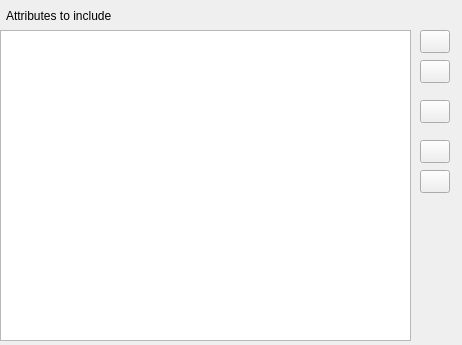
<?xml version="1.0" encoding="UTF-8"?>
<ui version="4.0">
 <class>widgetAttributes</class>
 <widget class="QWidget" name="widgetAttributes">
  <property name="geometry">
   <rect>
    <x>0</x>
    <y>0</y>
    <width>462</width>
    <height>345</height>
   </rect>
  </property>
  <property name="windowTitle">
   <string>Form</string>
  </property>
  <widget class="QTreeView" name="tree_attributes">
   <property name="geometry">
    <rect>
     <x>0</x>
     <y>30</y>
     <width>411</width>
     <height>311</height>
    </rect>
   </property>
  </widget>
  <widget class="QLabel" name="lb_attributes">
   <property name="geometry">
    <rect>
     <x>6</x>
     <y>0</y>
     <width>141</width>
     <height>31</height>
    </rect>
   </property>
   <property name="text">
    <string>Attributes to include</string>
   </property>
  </widget>
  <widget class="QWidget" name="widget_attribute_buttons" native="true">
   <property name="geometry">
    <rect>
     <x>420</x>
     <y>30</y>
     <width>31</width>
     <height>171</height>
    </rect>
   </property>
   <widget class="QPushButton" name="btn_range">
    <property name="geometry">
     <rect>
      <x>0</x>
      <y>70</y>
      <width>30</width>
      <height>23</height>
     </rect>
    </property>
    <property name="toolTip">
     <string>Edit Grouping</string>
    </property>
    <property name="text">
     <string/>
    </property>
    <property name="icon">
     <iconset resource="resources/SIDDResource.qrc">
      <normaloff>:/imgs/icons/cog.png</normaloff>:/imgs/icons/cog.png</iconset>
    </property>
   </widget>
   <widget class="QPushButton" name="btn_move_up">
    <property name="geometry">
     <rect>
      <x>0</x>
      <y>30</y>
      <width>30</width>
      <height>23</height>
     </rect>
    </property>
    <property name="toolTip">
     <string>Move up</string>
    </property>
    <property name="text">
     <string/>
    </property>
    <property name="icon">
     <iconset resource="resources/SIDDResource.qrc">
      <normaloff>:/imgs/icons/arrow_up.png</normaloff>:/imgs/icons/arrow_up.png</iconset>
    </property>
   </widget>
   <widget class="QPushButton" name="btn_move_bottom">
    <property name="geometry">
     <rect>
      <x>0</x>
      <y>140</y>
      <width>30</width>
      <height>23</height>
     </rect>
    </property>
    <property name="toolTip">
     <string>Move to Bottom</string>
    </property>
    <property name="text">
     <string/>
    </property>
    <property name="icon">
     <iconset resource="resources/SIDDResource.qrc">
      <normaloff>:/imgs/icons/arrow_bottom.png</normaloff>:/imgs/icons/arrow_bottom.png</iconset>
    </property>
   </widget>
   <widget class="QPushButton" name="btn_move_down">
    <property name="geometry">
     <rect>
      <x>0</x>
      <y>110</y>
      <width>30</width>
      <height>23</height>
     </rect>
    </property>
    <property name="toolTip">
     <string>Move Down</string>
    </property>
    <property name="text">
     <string/>
    </property>
    <property name="icon">
     <iconset resource="resources/SIDDResource.qrc">
      <normaloff>:/imgs/icons/arrow_down.png</normaloff>:/imgs/icons/arrow_down.png</iconset>
    </property>
   </widget>
   <widget class="QPushButton" name="btn_move_top">
    <property name="geometry">
     <rect>
      <x>0</x>
      <y>0</y>
      <width>30</width>
      <height>23</height>
     </rect>
    </property>
    <property name="toolTip">
     <string>Move to Top</string>
    </property>
    <property name="text">
     <string/>
    </property>
    <property name="icon">
     <iconset resource="resources/SIDDResource.qrc">
      <normaloff>:/imgs/icons/arrow_top.png</normaloff>:/imgs/icons/arrow_top.png</iconset>
    </property>
   </widget>
  </widget>
 </widget>
 <resources>
  <include location="resources/SIDDResource.qrc"/>
 </resources>
 <connections/>
</ui>
